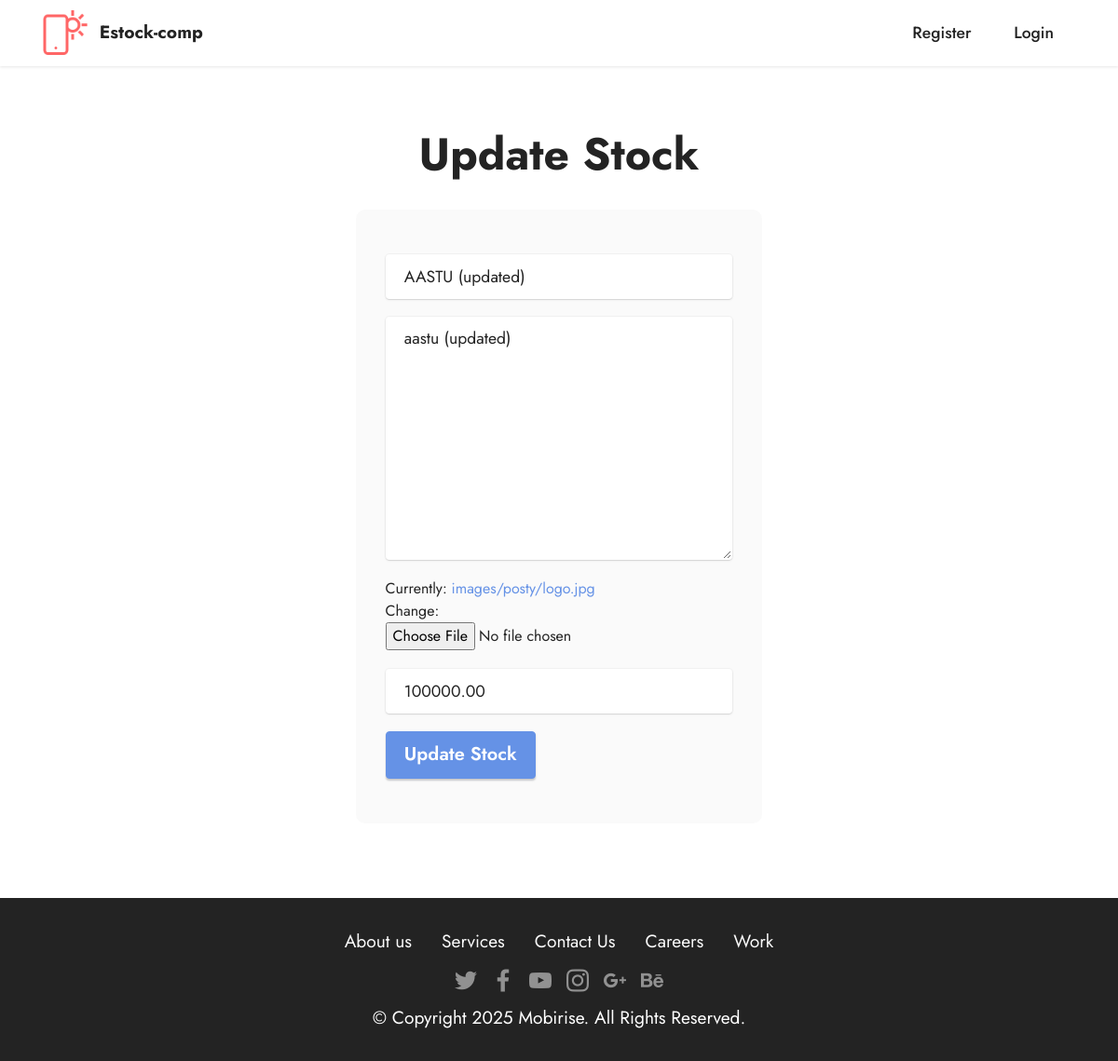
The page /comp/update/7 on the database its author committed.
### company/models.py (models this page shows, shortened)
class PostModel(models.Model):
    name = models.CharField(max_length=100, blank=False, null=False)
    bio = models.TextField(blank=False, null=False)
    logo = models.ImageField(blank=False, null=False, upload_to='images/posty')
    price = models.DecimalField(blank=False, null=False, max_digits=9, decimal_places=2)

### company/views.py (the view, shortened to what this page needs)
# urls.py: path('update/<int:stock_id>', views.UpdateStock, name='update')
def UpdateStock(request, stock_id):
    Stock = PostModel.objects.get(pk=stock_id)
    form = PostForm(request.POST or None, request.FILES or None, instance=Stock)
    context = {'Stock':Stock,'form':form}
    return render(request, 'company/update_stock.html',context)

### company/forms.py
class PostForm(ModelForm):
    class Meta:
        model = PostModel
        fields = '__all__'
        widgets = {
            'name': forms.TextInput(attrs={'class': 'form-control ','placeholder':'Enter name'}),
            'bio': forms.Textarea(attrs={'class': 'form-control','placeholder':'Enter bio'}),
            'price': forms.TextInput(attrs={'class': 'form-control ', 'placeholder': 'Enter Price'}),
        }

### templates/company/update_stock.html (shortened to what this page needs)
{% extends 'company/base.html' %}
{% load static %}
{% block content %}
<section class="form7 cid-sFYhIm2EhX" id="form7-c">
    <div class="container">
        <div class="mbr-section-head">
            <h3 class="mbr-section-title mbr-fonts-style align-center mb-0 display-2"><strong>Update Stock</strong></h3>
        </div>
        <div class="row justify-content-center mt-4">
            <div class="col-lg-8 mx-auto mbr-form" data-form-type="formoid">
                <form action="" method="POST" class="mbr-form form-with-styler mx-auto" data-form-title="Form Name" enctype="multipart/form-data">
                    <div class="dragArea row">
                        <div class="col-lg-12 col-md-12 col-sm-12 form-group">
                                {{ form.name }}
                        </div>
                         <div class="col-lg-12 col-md-12 col-sm-12 form-group">
                                {{ form.bio }}
                        </div>
                        <div class="col-lg-12 col-md-12 col-sm-12 form-group">
                                {{ form.logo }}
                        </div>
                         <div class="col-lg-12 col-md-12 col-sm-12 form-group">
                                {{ form.price }}
                        </div>
                    </div>
                    <button type="submit" class="btn btn-primary btn-lg">Update Stock</button>
                </form>
            </div>
        </div>
    </div>
</section>
{% endblock %}

### static/assets/theme/css/style.css (style rules this page uses)
section { background-color: #ffffff; }
body { font-style: normal; line-height: 1.5; font-weight: 400; color: #232323; position: relative; }
section, .container, .container-fluid { position: relative; word-wrap: break-word; }
a { font-style: normal; font-weight: 400; cursor: pointer; }
a, a:hover { text-decoration: none; }
.mbr-section-title { font-style: normal; line-height: 1.3; }
h1, h2, h3, h4, h5, h6, .display-1, .display-2, .display-4, .display-5, .display-7, span, p, a { line-height: 1; word-break: break-word; word-wrap: break-word; font-weight: 400; }
b, strong { font-weight: bold; }
section { background-position: 50% 50%; background-repeat: no-repeat; background-size: cover; }
.align-center { text-align: center; }
.btn { font-weight: 600; border-width: 1px; font-style: normal; margin: 0.6rem 0.6rem; white-space: normal; transition: all 0.2s ease-in-out; display: inline-flex; align-items: center; justify-content: center; word-break: break-word; }
.btn-lg { font-weight: 600; letter-spacing: 0px; transition: all 0.3s ease-in-out; }
[type=submit] { -webkit-appearance: none; }
.row { display: -webkit-flex; -webkit-flex-wrap: wrap; }
.justify-content-center { -webkit-justify-content: center; }
html, body { height: auto; min-height: 100vh; }
.form-control { background-color: #ffffff; background-clip: border-box; color: #232323; line-height: 1rem !important; height: auto; padding: 0.6rem 1.2rem; transition: border-color 0.25s ease 0s; border: 1px solid transparent !important; border-radius: 4px; box-shadow: rgba(0, 0, 0, 0.07) 0px 1px 1px 0px, rgba(0, 0, 0, 0.07) 0px 1px 3px 0px, rgba(0, 0, 0, 0.03) 0px 0px 0px 1px; }
form .row { margin-left: -0.6rem; margin-right: -0.6rem; }
form .row [class*=col] { padding-left: 0.6rem; padding-right: 0.6rem; }
form .btn { display: flex; padding: 0.6rem 1.2rem; margin: 0; }
textarea.form-control { line-height: 1.5rem !important; }
.form-group { margin-bottom: 1.2rem; }
.form-control, form .btn { min-height: 48px; }
.mt-4 { margin-top: 2rem !important; }
@media (min-width: 992px) { .container { padding-left: 16px; padding-right: 16px; } }
@media (min-width: 992px) { .row { margin-left: -16px; margin-right: -16px; } }
@media (min-width: 992px) { .row > [class*=col] { padding-left: 16px; padding-right: 16px; } }

### rows shown on the page
PostModel: name "AASTU (updated)", bio "aastu (updated)", price "100000.00"
